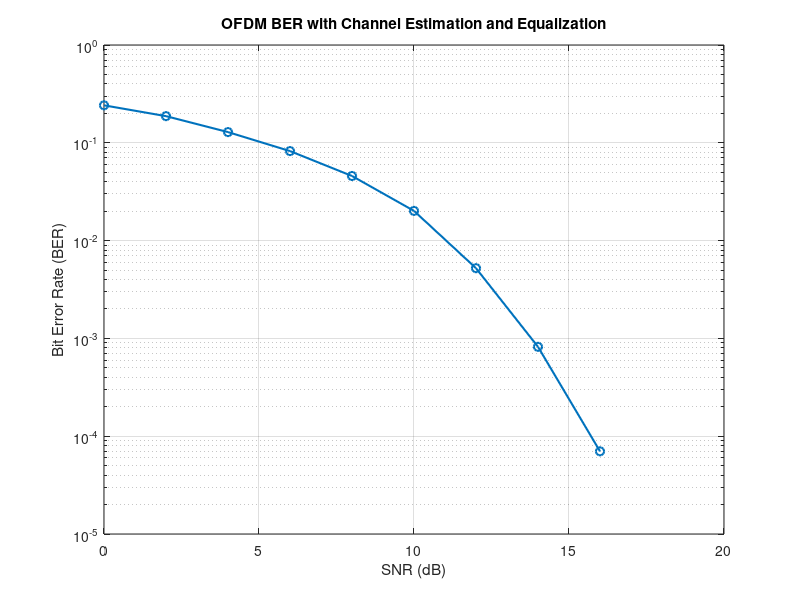
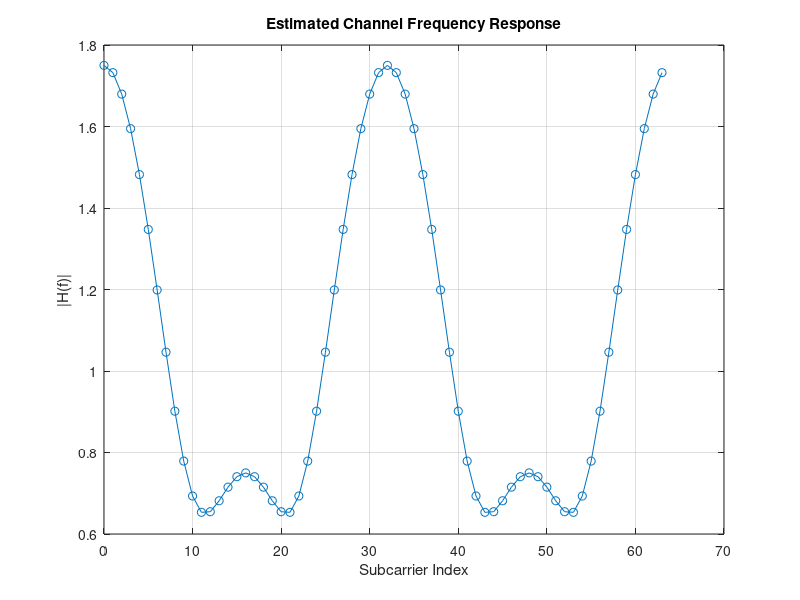

The MATLAB script that drew these images, in order:
clc;
clear;
close all;

%% Step 7 - Channel Estimation and Equalization

% Number of bits
numBits = 100000;

% OFDM parameters
Nfft = 64;
cpLength = 16;

% SNR range
snrRange = 0:2:20;

% BER storage
berValues = zeros(size(snrRange));

%% Multipath Channel

pathDelays = [0 2 4];
pathGains = [1 0.5 0.25];

% Channel impulse response
channelImpulseResponse = zeros(max(pathDelays)+1,1);
channelImpulseResponse(pathDelays+1) = pathGains;

%% Generate Random Bits

txBits = randi([0 1], numBits, 1);

% Make number of bits even
if mod(length(txBits),2) ~= 0
    txBits = txBits(1:end-1);
end

%% QPSK Modulation

bitPairs = reshape(txBits, 2, []).';

txSymbolsDecimal = bi2de(bitPairs, 'left-msb');

txQPSK = pskmod(txSymbolsDecimal, 4, pi/4);

%% Arrange Symbols into OFDM Symbols

numQPSKSymbols = length(txQPSK);

numOFDMSymbols = floor(numQPSKSymbols/Nfft);

txQPSK = txQPSK(1:numOFDMSymbols*Nfft);

ofdmInput = reshape(txQPSK, Nfft, numOFDMSymbols);

%% IFFT

ofdmTimeDomain = ifft(ofdmInput, Nfft, 1);

%% Add Cyclic Prefix

cyclicPrefix = ...
    ofdmTimeDomain(end-cpLength+1:end,:);

ofdmWithCP = ...
    [cyclicPrefix; ofdmTimeDomain];

%% Parallel to Serial

txSignal = ofdmWithCP(:);

%% Pass Through Multipath Channel

channelOutput = conv( ...
    txSignal, ...
    channelImpulseResponse);

% Keep original signal length
channelOutput = ...
    channelOutput(1:length(txSignal));

%% Test Different SNR Values

for k = 1:length(snrRange)

    %% Add AWGN

    rxSignal = awgn( ...
        channelOutput, ...
        snrRange(k), ...
        'measured');

    %% Receiver

    rxWithCP = reshape( ...
        rxSignal, ...
        Nfft + cpLength, ...
        numOFDMSymbols);

    %% Remove Cyclic Prefix

    rxWithoutCP = ...
        rxWithCP(cpLength+1:end,:);

    %% FFT

    rxFrequencyDomain = ...
        fft(rxWithoutCP,Nfft,1);

    %% Channel Estimation

    % Estimate channel frequency response
    H = fft(channelImpulseResponse,Nfft);

    % Repeat channel response for all OFDM symbols
    H_matrix = repmat(H,1,numOFDMSymbols);

    %% Equalization

    % Zero-Forcing Equalizer
    equalizedSymbols = ...
        rxFrequencyDomain ./ H_matrix;

    %% Parallel to Serial

    rxQPSK = equalizedSymbols(:);

    %% QPSK Demodulation

    rxSymbolsDecimal = ...
        pskdemod(rxQPSK,4,pi/4);

    %% Convert Symbols to Bits

    rxBitPairs = ...
        de2bi(rxSymbolsDecimal,2,'left-msb');

    rxBits = ...
        reshape(rxBitPairs.',[],1);

    %% BER

    txBitsUsed = ...
        txBits(1:length(rxBits));

    [numErrors,ber] = ...
        biterr(txBitsUsed,rxBits);

    berValues(k) = ber;

    fprintf( ...
        'SNR = %2d dB   Bit Errors = %5d   BER = %.6f\n', ...
        snrRange(k), ...
        numErrors, ...
        ber);

end

%% Plot BER

figure;

semilogy( ...
    snrRange, ...
    berValues, ...
    'o-', ...
    'LineWidth',1.5);

grid on;

xlabel('SNR (dB)');
ylabel('Bit Error Rate (BER)');

title('OFDM BER with Channel Estimation and Equalization');

%% Plot Channel Frequency Response

figure;

plot( ...
    0:Nfft-1, ...
    abs(H), ...
    'o-');

grid on;

xlabel('Subcarrier Index');
ylabel('|H(f)|');

title('Estimated Channel Frequency Response');
